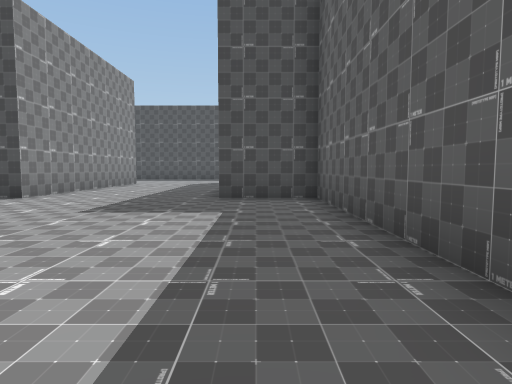
View 1 (above)

21 first-person views from a walk through a Unity game level. The camera is 1.2 m above the floor, tilts 4° down and sees 75° across. The floor is counted in squares, 2 m on a side. Each view is taken from the middle of a square. On the plan, view 1 faces up. The plan holds only what a view shows up to about 10 squares ahead; the rest is blank. The place goes on beyond the plan. The player character is not drawn. Some animated figures are left out.

View 2
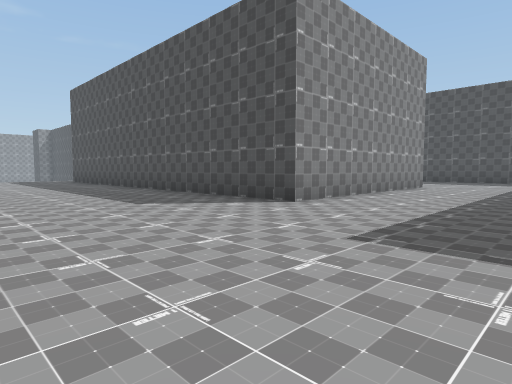

View 3
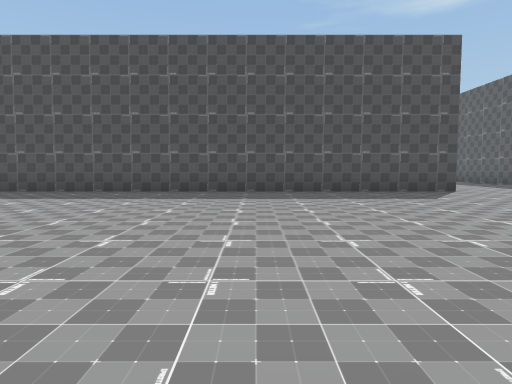

View 4
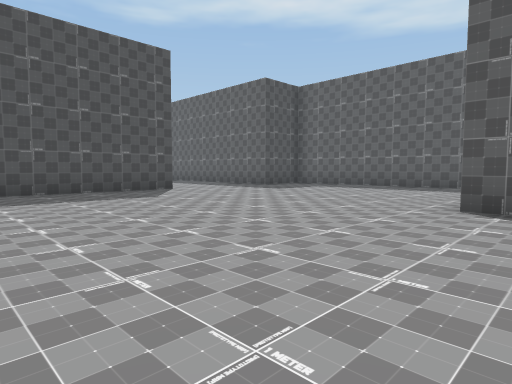

View 5
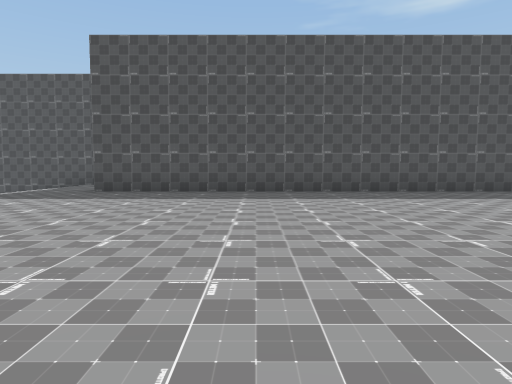

View 6
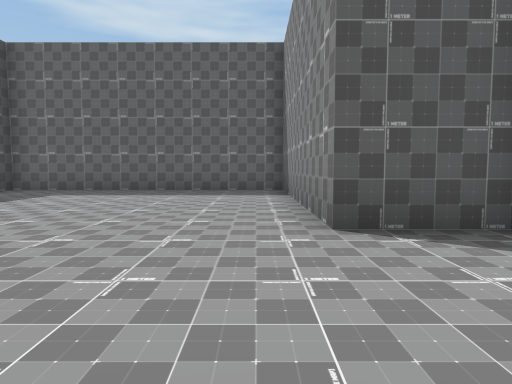

View 7
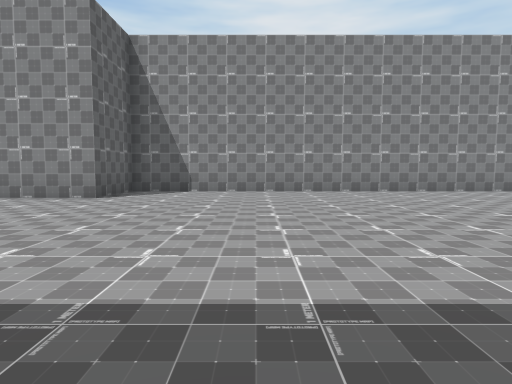

View 8
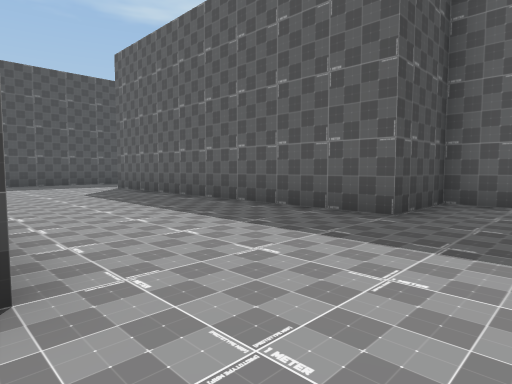

View 9
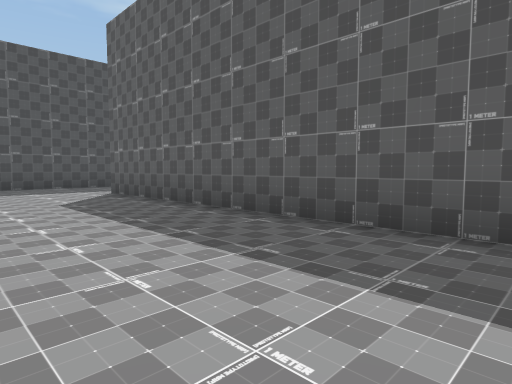

View 10
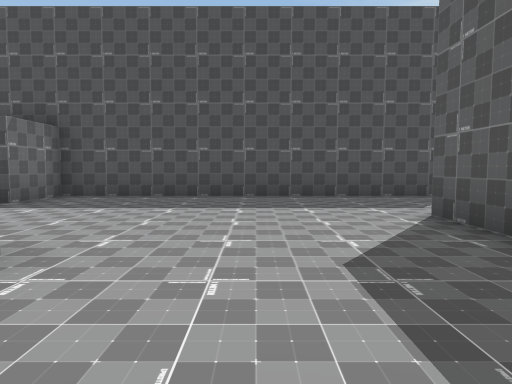

View 11
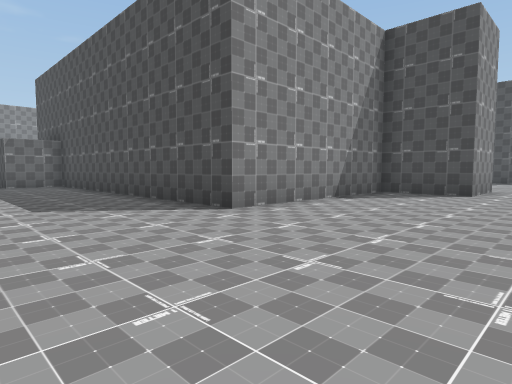

View 12
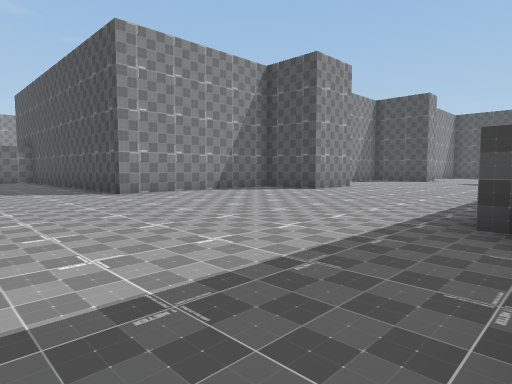

View 13
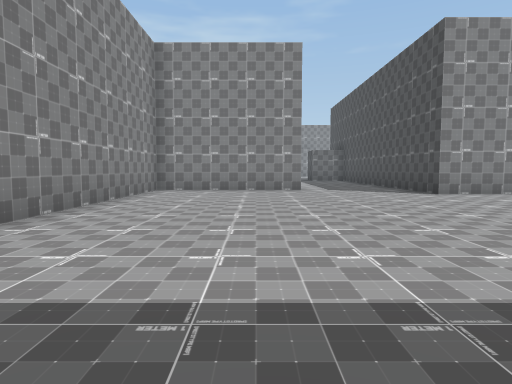

View 14
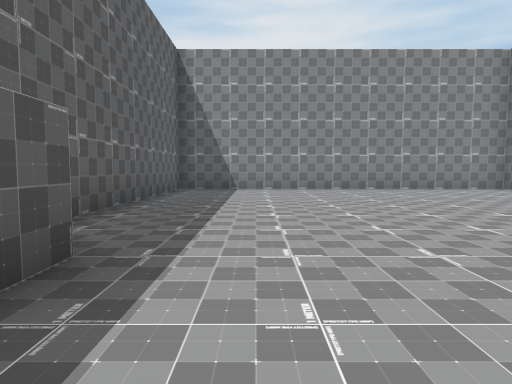

View 15
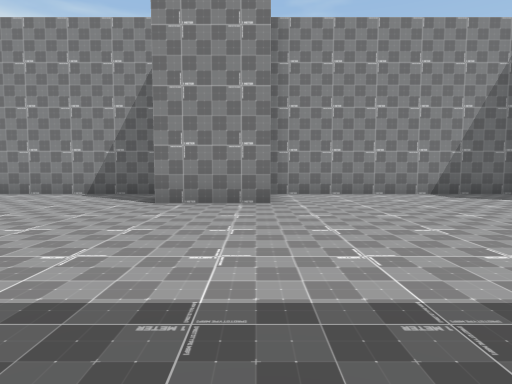

View 16
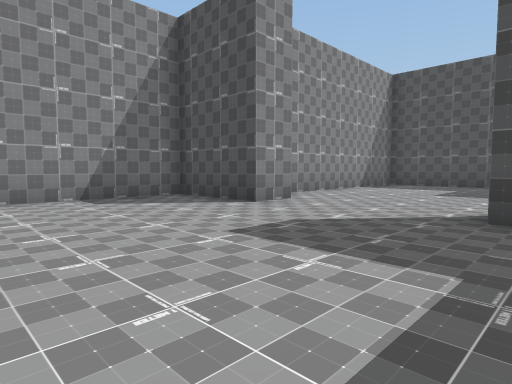

View 17
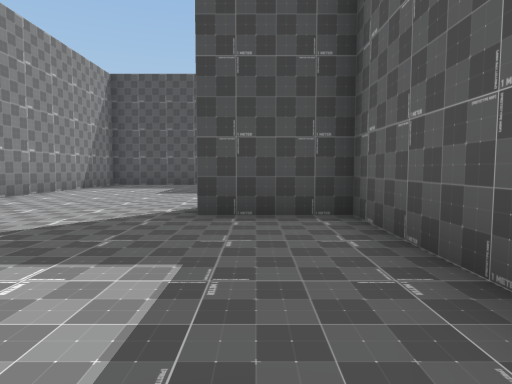

View 18
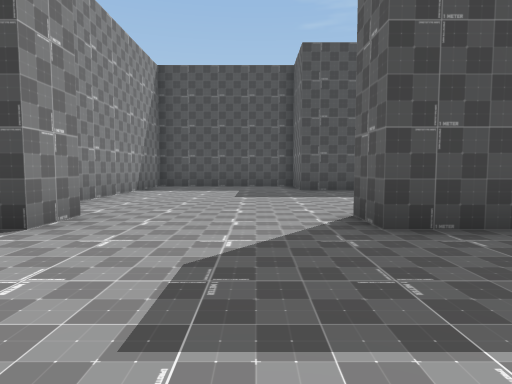

View 19
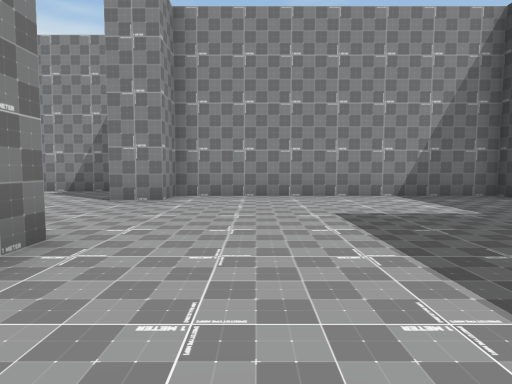

View 20
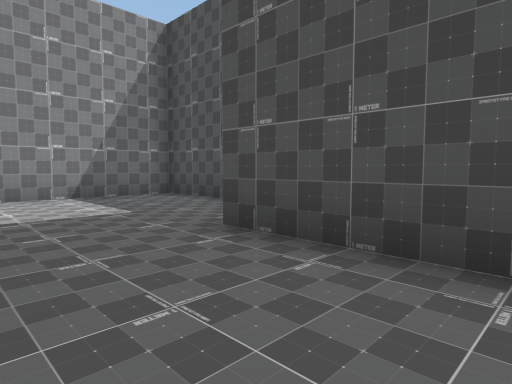

View 21
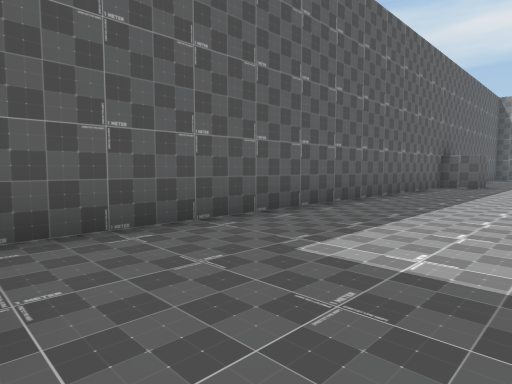

### Floor plan
Points are (right, up) in squares from view 1. A wall is a line through its corners. A room is listed if a view was taken in it or the views show most of it. See-through windows are left out.
Room 1 (views 1, 2, 3, 4, 5, 6, 7, 8, 9, 10)
walls: (-14.8, -2.7) (-4.8, -2.7) (-4.8, -0.8) (1.3, -0.8) (1.3, 6.7) (-0.7, 6.7) (-0.7, 13.5); (-4.7, 12.5) (-4.7, 6.7) (-17.2, 6.7)
ways out: opening at (-3, 14)
Room 2 (views 11, 12, 13, 14, 15, 16, 17, 18, 19, 20, 21)
walls: (3.3, 25.4) (3.3, 23.3) (1.3, 23.3) (1.3, 18.3); (9.2, 20) (9.2, 31.3) (7.3, 31.3) (7.3, 32.3) (7.8, 32.3); (8.2, 18.8) (8.2, 19.7) (9, 19.7); (-0.3, 15.4) (-0.3, 11.3) (9.2, 11.3) (9.2, 17); (9.8, 37.3) (7.3, 37.3) (7.3, 38); (2.8, 38.5) (2.8, 32.3) (3.8, 32.3) (3.8, 31.3) (1.3, 31.3) (1.3, 25.2)
ways out: opening at (-0.7, 17)

Where each view was taken, in squares from view 1:
view 1: 0 up, 0 right, facing up
view 2: 2 up, 1 left, facing up-left
view 3: 2 down, 10 left, facing up
view 4: 2 down, 10 left, facing up-right
view 5: 2 down, 13 left, facing up
view 6: 0 up, 8 left, facing right
view 7: 6 up, 8 left, facing down
view 8: 5 up, 5 left, facing up-right
view 9: 7 up, 4 left, facing up-right
view 10: 11 up, 3 left, facing up
view 11: 15 up, 5 right, facing up-left
view 12: 15 up, 9 right, facing up-left
view 13: 14 up, 9 right, facing left
view 14: 21 up, 7 right, facing down
view 15: 25 up, 9 right, facing left
view 16: 27 up, 8 right, facing up-left
view 17: 27 up, 8 right, facing up
view 18: 28 up, 6 right, facing up
view 19: 34 up, 10 right, facing left
view 20: 35 up, 10 right, facing up-left
view 21: 31 up, 6 right, facing down-right
